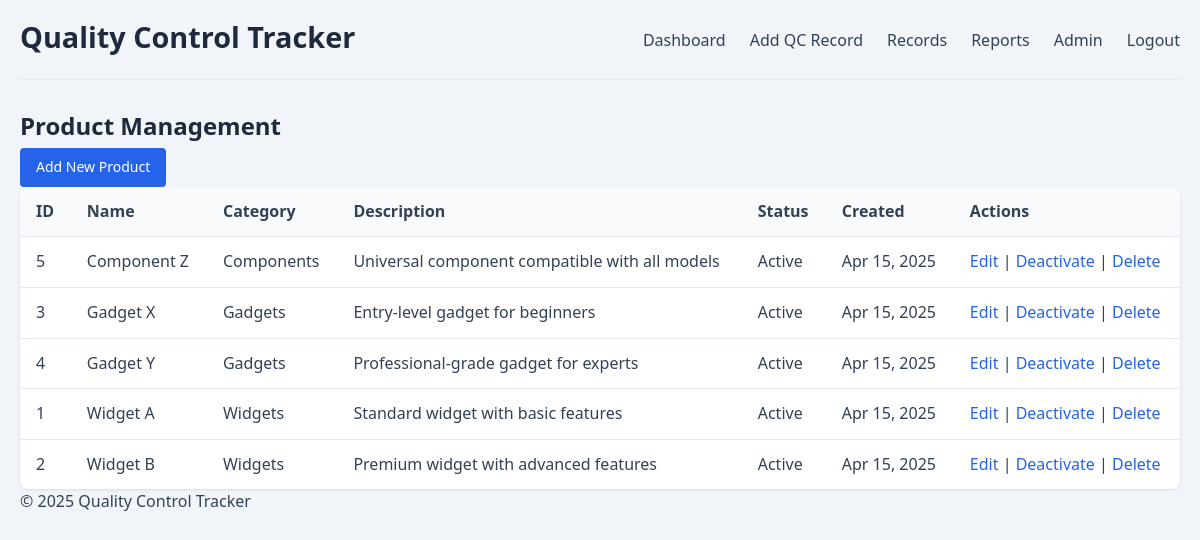
Screenshot of /product_management.php (signed in) with the database file from the repository.
### tables this page shows
CREATE TABLE IF NOT EXISTS products (
    id INT AUTO_INCREMENT PRIMARY KEY,
    name VARCHAR(100) NOT NULL,
    description TEXT,
    category VARCHAR(50),
    active BOOLEAN DEFAULT TRUE,
    created_at TIMESTAMP DEFAULT CURRENT_TIMESTAMP,
    updated_at TIMESTAMP DEFAULT CURRENT_TIMESTAMP ON UPDATE CURRENT_TIMESTAMP
);

### product_management.php (the view, shortened to what this page needs)
<?php
require_once 'config.php';
$sql = "SELECT role FROM users WHERE id = ?";
$stmt = $conn->prepare($sql);
$stmt->bind_param("i", $_SESSION['user_id']);
$stmt->execute();
$result = $stmt->get_result();
$user = $result->fetch_assoc();
$sql = "SELECT id, name, description, category, active, created_at FROM products ORDER BY name";
$result = $conn->query($sql);
$products = [];
while ($row = $result->fetch_assoc()) {
    $products[] = $row;
}
?>
<!DOCTYPE html>
<html lang="en">
<head>
    <link rel="stylesheet" href="styles.css">
</head>
<body>
    <div class="container">
        <header>
            <h1>Quality Control Tracker</h1>
            <nav>
                <ul>
                    <li><a href="index.php">Dashboard</a></li>
                    <li><a href="add_record.php">Add QC Record</a></li>
                    <li><a href="records.php">Records</a></li>
                    <li><a href="reports.php">Reports</a></li>
                    <?php if ($user['role'] === 'admin'): ?>
                        <li><a href="admin.php">Admin</a></li>
                    <?php endif; ?>
                    <li><a href="?logout=1">Logout</a></li>
                </ul>
            </nav>
        </header>
        <main>
            <div class="admin-header">
                <h2>Product Management</h2>
                <a href="add_product.php" class="btn btn-primary">Add New Product</a>
            </div>
            <div class="table-container">
                <table class="records-table">
                    <thead>
                        <tr>
                            <th>ID</th>
                            <th>Name</th>
                            <th>Category</th>
                            <th>Description</th>
                            <th>Status</th>
                            <th>Created</th>
                            <th>Actions</th>
                        </tr>
                    </thead>
                    <tbody>
                        <?php if (empty($products)): ?>
                            <tr>
                                <td colspan="7" class="text-center">No products found.</td>
                            </tr>
                        <?php else: ?>
                            <?php foreach ($products as $product): ?>
                                <tr>
                                    <td><?php echo $product['id']; ?></td>
                                    <td><?php echo $product['name']; ?></td>
                                    <td><?php echo $product['category']; ?></td>
                                    <td><?php echo substr($product['description'], 0, 50) . (strlen($product['description']) > 50 ? '...' : ''); ?></td>
                                    <td>
                                        <span class="status-badge <?php echo $product['active'] ? 'active' : 'inactive'; ?>">
                                            <?php echo $product['active'] ? 'Active' : 'Inactive'; ?>
                                        </span>
                                    </td>
                                    <td><?php echo date('M d, Y', strtotime($product['created_at'])); ?></td>
                                    <td>
                                        <a href="edit_product.php?id=<?php echo $product['id']; ?>" class="action-link">Edit</a> |
                                        <a href="product_management.php?toggle=<?php echo $product['id']; ?>" class="action-link">
                                            <?php echo $product['active'] ? 'Deactivate' : 'Activate'; ?>
                                        </a> |
                                        <a href="product_management.php?delete=<?php echo $product['id']; ?>" class="action-link delete-link" onclick="return confirm('Are you sure you want to delete this product?')">Delete</a>
                                    </td>
                                </tr>
                            <?php endforeach; ?>
                        <?php endif; ?>
                    </tbody>
                </table>
            </div>
        </main>
        <footer>
            <p>&copy; <?php echo date('Y'); ?> Quality Control Tracker</p>
        </footer>
    </div>
</body>
</html>

### styles.css (style rules this page uses)
:root { --primary-color: #2563eb; --primary-hover: #1d4ed8; --secondary-color: #64748b; --secondary-hover: #475569; --success-color: #10b981; --danger-color: #ef4444; --warning-color: #f59e0b; --light-color: #f8fafc; --dark-color: #1e293b; --border-color: #e2e8f0; --background-color: #f1f5f9; --text-color: #334155; --text-muted: #64748b; }
* { margin: 0; padding: 0; box-sizing: border-box; }
body { font-family: 'Segoe UI', Tahoma, Geneva, Verdana, sans-serif; line-height: 1.6; color: var(--text-color); background-color: var(--background-color); }
.container { max-width: 1200px; margin: 0 auto; padding: 20px; }
h1, h2, h3, h4 { margin-bottom: 0.5rem; font-weight: 600; line-height: 1.2; color: var(--dark-color); }
h1 { font-size: 1.8rem; }
h2 { font-size: 1.5rem; }
p { margin-bottom: 1rem; }
a { color: var(--primary-color); text-decoration: none; }
header { display: flex; justify-content: space-between; align-items: center; margin-bottom: 2rem; padding-bottom: 1rem; border-bottom: 1px solid var(--border-color); }
nav ul { display: flex; list-style: none; }
nav ul li { margin-left: 1.5rem; }
nav ul li a { color: var(--text-color); font-weight: 500; }
.btn { display: inline-block; padding: 0.5rem 1rem; border: none; border-radius: 0.25rem; background-color: var(--secondary-color); color: white; font-size: 0.875rem; font-weight: 500; cursor: pointer; text-align: center; transition: background-color 0.2s; }
.btn-primary { background-color: var(--primary-color); }
.records-table { width: 100%; border-collapse: collapse; background-color: white; border-radius: 0.5rem; overflow: hidden; box-shadow: 0 1px 3px rgba(0, 0, 0, 0.1); }
.records-table th, .records-table td { padding: 0.75rem 1rem; text-align: left; border-bottom: 1px solid var(--border-color); }
.records-table th { background-color: var(--light-color); font-weight: 600; }
.records-table tr:last-child td { border-bottom: none; }
.action-link { color: var(--primary-color); font-weight: 500; }

### rows the page displays
products: id "5", name "Component Z", category "Components", description "Universal component compatible with all models", active "Active", created_at "Apr 15, 2025"
products: id "3", name "Gadget X", category "Gadgets", description "Entry-level gadget for beginners", active "Active", created_at "Apr 15, 2025"
products: id "4", name "Gadget Y", category "Gadgets", description "Professional-grade gadget for experts", active "Active", created_at "Apr 15, 2025"
products: id "1", name "Widget A", category "Widgets", description "Standard widget with basic features", active "Active", created_at "Apr 15, 2025"
products: id "2", name "Widget B", category "Widgets", description "Premium widget with advanced features", active "Active", created_at "Apr 15, 2025"
